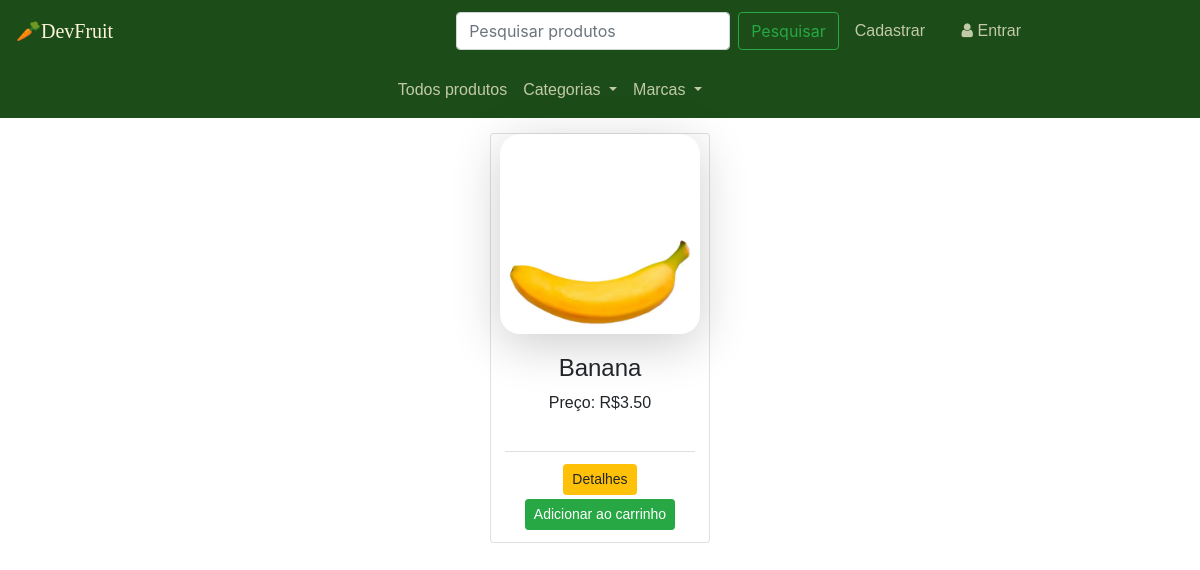
Before: / with the older database file.
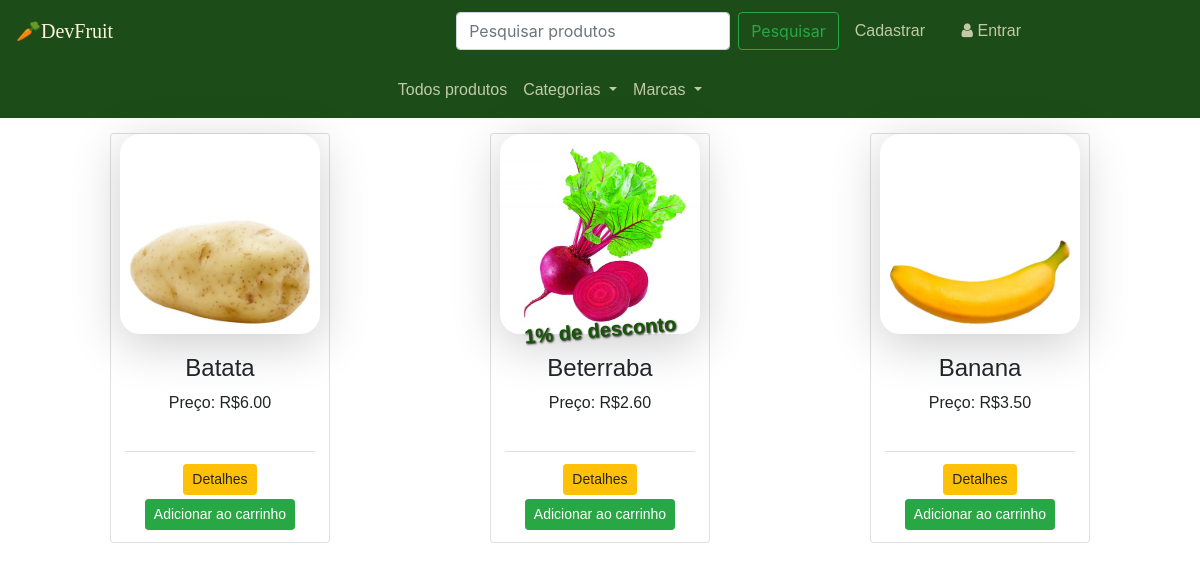
After: the same page with the newer database file.
### loja/produtos/models.py (models this page shows, shortened)
class Produto(db.Model):
    id = db.Column(db.Integer, primary_key=True)
    name = db.Column(db.String(80), nullable=False)
    price = db.Column(db.Numeric(10,2), nullable=False)
    discount = db.Column(db.Integer, default=0)
    stock = db.Column(db.Integer, nullable=False)
    weight= db.Column(db.Float, nullable=False)
    description= db.Column(db.Text, nullable=False)
    pub_date = db.Column(db.DateTime, nullable=False, default=datetime.utcnow)
    marca_id = db.Column(db.Integer, db.ForeignKey('marca.id'),nullable=False)
    marca = db.relationship('Marca', backref=db.backref('marcas', lazy=True))
    categoria_id = db.Column(db.Integer, db.ForeignKey('categoria.id'),nullable=False)
    categoria = db.relationship('Categoria', backref=db.backref('categorias', lazy=True))
    image= db.Column(db.String(150), nullable=True, default='image.jpg')

### loja/produtos/rotas.py (the view)
@app.route('/')
def home():
    pagina = request.args.get('pagina',1,type=int)
    produtos = Produto.query.filter(Produto.stock > 0).order_by(Produto.id.desc()).paginate(page=pagina,per_page=8)
    return render_template('produtos/index.html', produtos=produtos, marcas=marcas(), categorias=categorias())

### loja/produtos/rotas.py (called while the page is built)
def marcas():
    marcas = marcas = Marca.query.join(Produto, (Marca.id == Produto.marca_id)).all()
    return marcas

def categorias():
    categorias = Categoria.query.join(Produto, (Categoria.id == Produto.categoria_id)).all()
    return categorias

### loja/templates/produtos/index.html (shortened to what this page needs)
{% extends "layouts.html" %}
{% block content %}
{% include "navbar.html" %}
<div class="container">
    <div class="row">
        {% if marca %}
        {% for marca in marca.items %}
        <div class="col">
            <div class="card">
                <img class="img-index"
                src="{{url_for('static',filename='images/'+ marca.name+'.jpg')}}" alt="{{marca.name}}">
                <div class="card-body">
                    {% if marca.discount > 0 %}
                    <h5>{{marca.discount}}% de desconto</h5>
                    {% endif %}
                    <h4 class="text-center">{{marca.name}}</h4>
                    <p class="text-center">Preço: R${{marca.price}}</p>
                </div>
                <div class="card-footer">
                    <a href="{{url_for('pagina_unica', id=marca.id)}}" class="btn btn-float-left btn btn-sm btn-warning" >Detalhes</a>
                    <form action="{{url_for('AddCart')}}" method="POST">
                        <input type="hidden" name="produto_id" value="{{marca.id}}">
                        <button type="submit" class="btn btn-sm btn-success float-down mt-1">Adicionar ao carrinho</button>
                        <input type="hidden" name="quantity" id="" value="1">
                    </form>
                </div>
            </div>
        </div>
        {% endfor %}
    </div>
    <div class="row">
        <div class="col text-center">
        {% if marca.has_prev %}
        {% if marca.total > 8 %}
        <a href="{{url_for('get_marca',id=get_m.id ,pagina=marca.prev_num)}}"class="btn btn-outline-primary btn-sm mt-3">Anterior</a>
        {%endif %}
        {% for page_num in marca.iter_pages() %}
        {% if page_num %}
        {% if marca.paginas == page_num %}
        <a href="{{url_for('get_marca', id=get_m.id ,pagina= page_num)}}"class="btn btn-primary btn-sm mt-3">{{ page_num }}</a>
        {% else %}
        <a href="{{url_for('get_marca',id=get_m.id ,pagina= page_num)}}"class="btn btn-outline-primary btn-sm mt-3">{{ page_num }}</a>
        {%endif %}
        {% else %}
        ...
        {%endif %}
        {% endfor %}
        {%endif %}
        {% if marca.has_next %}
        <a href="{{url_for('get_marca', id=get_m.id ,pagina=marca.next_num)}}"class="btn btn-outline-primary btn-sm mt-3">Próxima</a>
        {%endif %}
        </div>
    </div>
    <div class="row">
        {% else %}
        {% for produto in produtos.items %}
        <div class="col" >
            <div class="card">
                <img class="img-index"
                src="{{url_for('static',filename='images/'+ produto.name+'.jpg')}}" alt="{{produto.name}}">
                <div class="card-body">
                    {% if produto.discount > 0 %}
                    <h5>{{produto.discount}}% de desconto</h5>
                    {% endif %}
                    <h4 class="text-center">{{produto.name}}</h4>
                    <p class="text-center">Preço: R${{produto.price}}</p>
                </div>
                <div class="card-footer">
                    <a href="{{url_for('pagina_unica', id=produto.id)}}" class="float-left  btn btn-sm btn-warning" >Detalhes</a>
                    <form action="{{url_for('AddCart')}}" method="POST">
                        <button type="submit" class="btn btn-sm btn-success float-down mt-1">Adicionar ao carrinho</button>
                    </form>
                </div>
            </div>
        </div>
        {% endfor %}
    </div>
        {%endif %}
    </div>
{% endblock content %}

### loja/templates/layouts.html (shortened to what this page needs)
<!doctype html>
<html lang="en">
  <head>
    <link rel="stylesheet" href="{{url_for('static', filename='css/bootstrap.min.css')}}">
    <link rel="stylesheet" href="{{url_for('static', filename='css/bootstrap.min.css')}}">
    <link rel="stylesheet" href="{{url_for('static', filename='css/index.css')}}">
  </head>
  <body>
    {% block content %}
    {% endblock content %}
  </body>
</html>

### loja/templates/navbar.html (shortened to what this page needs)
<link rel="stylesheet" href="https://cdnjs.cloudflare.com/ajax/libs/font-awesome/4.7.0/css/font-awesome.min.css">
<link rel="stylesheet" href="{{url_for('static', filename='css/navbar.css')}}">
<nav class="navbar navbar-expand-lg" >
  <a class="navbar-brand" id="brand" href="/">  &#129365;</i>DevFruit</a>
  <form class="form-inline my-lg-1" method="POST" style="margin-left: 28%";>
    <input class="form-control mr-sm-2 col-xs-1" type="text" placeholder="Pesquisar produtos" autofocus="autofocus" name="search_string">
    <input class="btn btn-outline-success my-2 my-sm-0" type="submit" formaction="/search" value="Pesquisar"></input>
  </form>
  {% if current_user.is_authenticated %}
  <a class="nav-link" id="navlink" href="/" style="margin-left: 23%";>Meu Perfil</a>
  <a class="nav-link" id="navlink" href="{{url_for('clienteLogout')}}">Sair</a>
  {% else %}
  <a class="nav-link" id="navlink" href="{{url_for('cadastrar_cliente')}}">Cadastrar</a>
  <a class="nav-link" id="navlink" href="{{url_for('clienteLogin')}}"><i class="fa fa-fw fa-user"></i>Entrar</a>
  {% endif %}
</nav>
    <nav class="navbar navbar-expand-lg" >
      <div class="collapse navbar-collapse" id="navbarSupportedContent">
          <ul class="navbar-nav mr-auto" style="margin-left: 32%"; >
            <li class="nav-item" >
              <a class="nav-link" id="navlink" href="/">Todos produtos</a>
            </li>
            <li class="nav-item dropdown">
              <a class="nav-link dropdown-toggle" href="#" id="navbarDropdown" role="button" data-toggle="dropdown" aria-haspopup="true" aria-expanded="false">
                Categorias
              </a>
            </li>
            <li class="nav-item dropdown">
              <a class="nav-link dropdown-toggle" href="#" id="navbarDropdown" role="button" data-toggle="dropdown" aria-haspopup="true" aria-expanded="false">
                Marcas
              </a>
            </li>
          </ul>
        </div>
      </nav>

### loja/static/css/index.css (style rules this page uses)
body { margin: 0; background-color: #ffffff; }
.container { margin-top: 15px; margin-bottom: 15px; }
.col { text-align: center; max-width: 250px; font-family: 'Hepta Slab', Helvetica, Arial; margin: 0 auto 50px auto; }
.card { display: flex; flex-direction: column; align-items: center; text-decoration: none; }
.card-footer { background-color:#ffffff; display: flex; flex-direction: column; align-items: center; text-decoration: none; }
.img-index { width: 200px; height: 200px; background-color: #EEE; border-radius: 20px; box-shadow: 0px 10px 50px rgba(0, 0, 0, 0.2); }
h5 { text-align:center; text-shadow: 1px 1px 2px rgb(32, 27, 27); color: rgb(23, 85, 8); transform: rotate(-5deg); position: absolute; top: 45%; left: 15%; font-weight: 600; }

### loja/static/css/navbar.css (style rules this page uses)
nav { background-color: #1C4D18; justify-content: space-between; }
#brand { color: #fef5da; text-decoration-line: none; font-family: 'Brush Script MT', cursive; }
#navlink { color: #fef5dabc; text-decoration-line: none; font-family: 'Hepta Slab', Helvetica, Arial; }
#navbarDropdown { color: #fef5dabc; text-decoration-line: none; font-family: 'Hepta Slab', Helvetica, Arial; }

Changed rows visible on the page:
added Produto: name (picture), name "Batata", price "6.00"
added Produto: name (picture), discount "1", name "Beterraba", price "2.60"
